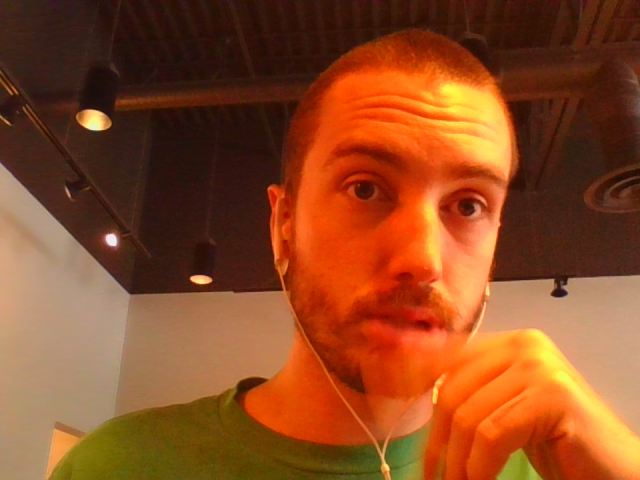
#> input picture photo.bmp, 640 x 480 px
$ python sphero_seg.py
#> lines starting #> are read from the running program, lines starting #| are printed output that depends on the picture; after the words box and inside, x2 and y2 are one past the last pixel; in counts of white or black regions, pixels touching at a corner belong together
import matplotlib.pyplot as plt
import matplotlib.patches as mpatches

from skimage import data, io
from skimage.filters import threshold_otsu
from skimage.segmentation import clear_border
from skimage.measure import label, regionprops
from skimage.morphology import closing, square
from skimage.color import label2rgb, rgb2gray
from skimage.transform import downscale_local_mean

im_file = io.imread("photo.bmp")
#> im_file is the input picture: shape (480, 640, 3); mean R, G, B 140.2, 73.8, 35.5
#image = data.coins()[50:-50, 50:-50]
# image = scaled[:, :, 0]
im_gray = rgb2gray(im_file)
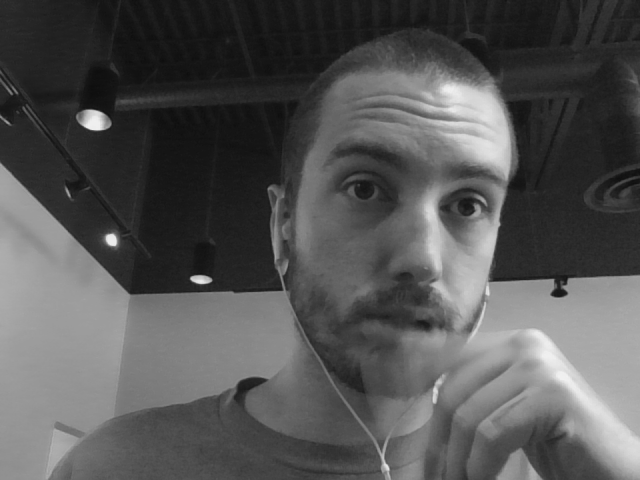
#> im_gray: shape (480, 640) float64; min 0.0553, max 0.946, mean 0.334
image = downscale_local_mean(im_gray, (10, 10))
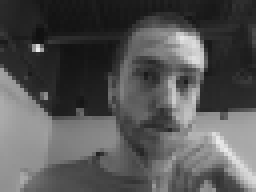
#> image: shape (48, 64) float64 (shown 4 times larger); min 0.0662, max 0.933, mean 0.334
# io.imsave("photo.png", image)

# apply threshold
thresh = threshold_otsu(image)
#> thresh = 0.372
bw = closing(image > thresh, square(5))
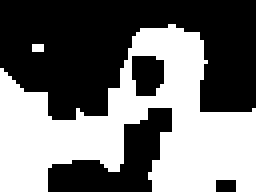
#> bw: shape (48, 64) bool (shown 4 times larger); 45.2% white; 2 white regions (1 under 20 px), largest, box (x1, y1, x2, y2) and area: (0, 6, 64, 48) 1382

# remove artifacts connected to image border
cleared = clear_border(bw)
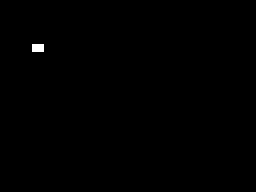
#> cleared: shape (48, 64) bool (shown 4 times larger); 0.2% white in thin lines or dots, all inside (x1, y1, x2, y2) = (8, 11, 11, 13)

# label image regions
label_image = label(bw)
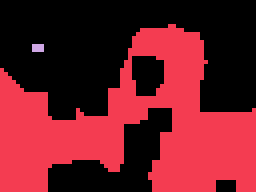
#> label_image: shape (48, 64) int32 (shown 4 times larger); 3 distinct labels, from 0 to 2; one colour per label, 0 black
image_label_overlay = label2rgb(label_image, image=image)
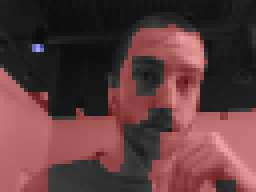
#> image_label_overlay: shape (48, 64, 3) float64 (shown 4 times larger); mean R, G, B 0.369, 0.234, 0.234

fig, ax = plt.subplots(figsize=(10, 6))
ax.imshow(image)#_label_overlay)

for region in regionprops(label_image):
    # take regions with large enough areas
    if region.area >= 100:
        # draw rectangle around segmented coins
        minr, minc, maxr, maxc = region.bbox
        rect = mpatches.Rectangle((minc, minr), maxc - minc, maxr - minr, fill=False, edgecolor='red', linewidth=2)
        ax.add_patch(rect)
#> this loop made 2 passes
#> (minr, minc, maxr, maxc) on pass 1: (6, 0, 48, 64)

ax.set_axis_off()
plt.tight_layout()
plt.savefig("seg_photo.png")
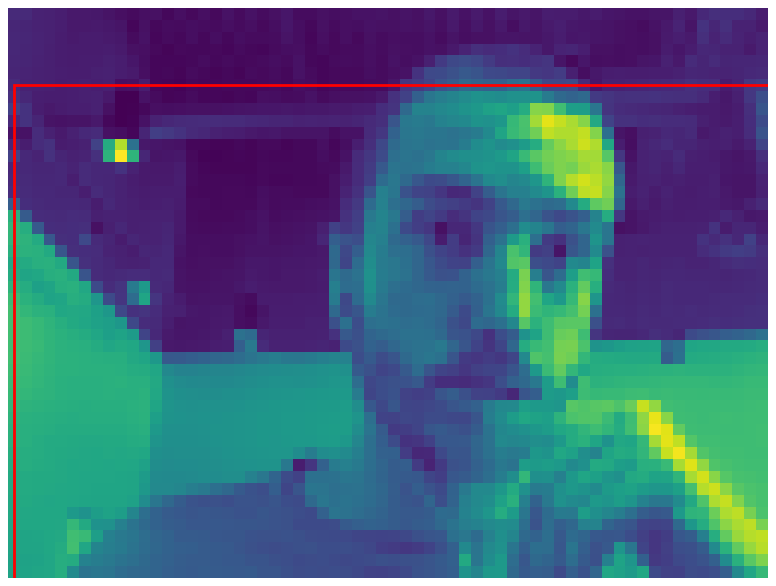
#> figure drawn by matplotlib, 1 panel
